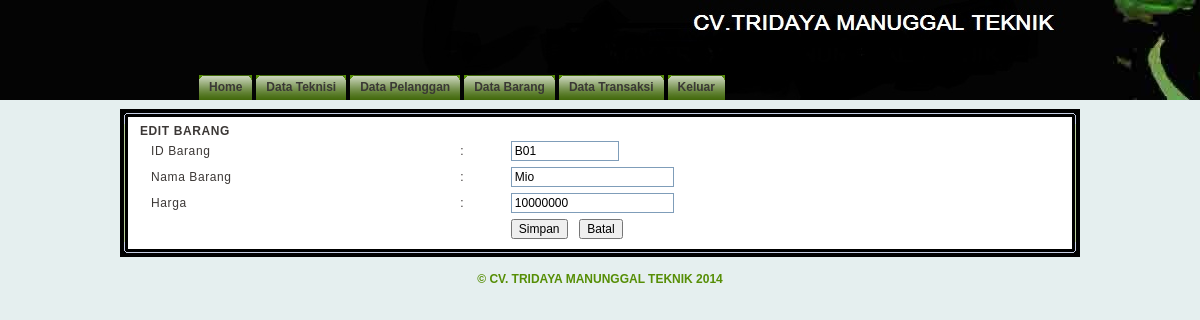
Page /admin.php?page=edit_barang&aksi=edit&id_barang=B01 (signed in) on the earlier database version.
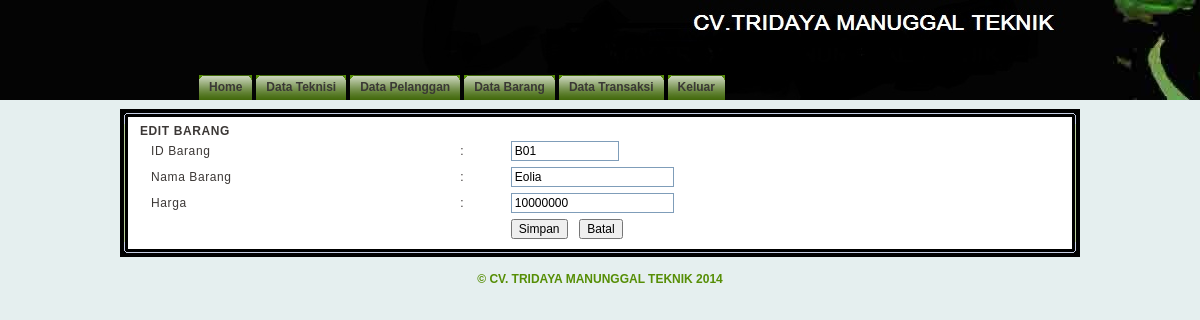
Same page on the later database version.
### tables this page shows
CREATE TABLE `barang` (
  `id_barang` varchar(3) NOT NULL,
  `id_merek` int(11) NOT NULL,
  `nama_barang` varchar(50) NOT NULL,
  `harga` int(11) NOT NULL,
  PRIMARY KEY (`id_barang`)
);

### include/class.php (the view, shortened to what this page needs)
<?php
class barang {
    function bacadata($field, $id_barang) {
        $query = mysql_query("SELECT * FROM barang WHERE id_barang = '$id_barang'");
        $data = mysql_fetch_array($query);
        if ($field == 'id_barang')
            return $data['id_barang'];
        else if ($field == 'id_trans')
            return $data['id_trans'];
        else if ($field == 'nama_barang')
            return $data['nama_barang'];
        else if ($field == 'harga')
            return $data['harga'];
        else if ($field == 'id_merek')
            return $data['id_merek'];
    }
}
?>

### include/class.php (the view, shortened to what this page needs)
<?php
class barang {
    function bacadata($field, $id_barang) {
        $query = mysql_query("SELECT * FROM barang WHERE id_barang = '$id_barang'");
        $data = mysql_fetch_array($query);
        if ($field == 'id_barang')
            return $data['id_barang'];
        else if ($field == 'id_trans')
            return $data['id_trans'];
        else if ($field == 'nama_barang')
            return $data['nama_barang'];
        else if ($field == 'harga')
            return $data['harga'];
        else if ($field == 'id_merek')
            return $data['id_merek'];
    }
}
?>

### edit_barang.php (shortened to what this page needs)
<?php
include_once 'include/class.php';
$brg = new barang();
if (isset($_GET['aksi'])) {
    if ($_GET['aksi'] == 'hapus') {
        $id = $_GET['id_barang'];
        $brg->hapusbarang($id);
    }
    else if ($_GET['aksi'] == 'edit') {
        $id = $_GET['id_barang'];
        ?>
        <link rel="stylesheet" href="kalender/calendar.css" type="text/css">
        <b>EDIT BARANG</b>
        <table width="100%"  border="0" cellspacing="0" cellpadding="3">
            <form name="barang" action="?page=edit_barang&aksi=update" method="post" onsubmit="return checkForm(this)">
                <tr>
                    <td valign="top"><div class="tabtxt">ID Barang</div></td>
                    <td valign="top"><div class="tabtxt">:</div></td>
                    <td>
                        <input name="id" style="width:100px" type="textfield" class="tfield" value="<?php echo $brg->bacadata('id_barang', $id); ?>" readonly>
                    </td>
                </tr>
                <tr>
                    <td><div class="tabtxt">Nama Barang</div></td>
                    <td><div class="tabtxt">:</div></td>
                    <td>
                        <input name="barang" type="text" class="tfield_a" value="<?php echo $brg->bacadata('nama_barang', $id); ?>">
                    </td>
                </tr>
                <tr>
                    <td valign="top"><div class="tabtxt">Harga</div></td>
                    <td valign="top"><div class="tabtxt">:</div></td>
                    <td>
                        <input name="hrg" id="hrg" type="text" class="tfield_a" value="<?php echo $brg->bacadata('harga', $id); ?>">
                    </td>
                </tr>
                <tr>
                    <td colspan="2">&nbsp;</td>
                    <td>
                        <input name="submit" type="submit" class="button" value="Simpan" >&nbsp;&nbsp;
                        <input type="button" class="button" value="Batal" onclick=self.history.back()>
                    </td>
                </tr>
            </form>
        </table>
        <?php
    }
}
?>

Differences in the rows shown:
changed barang "B01": barang "Mio" → "Eolia"
